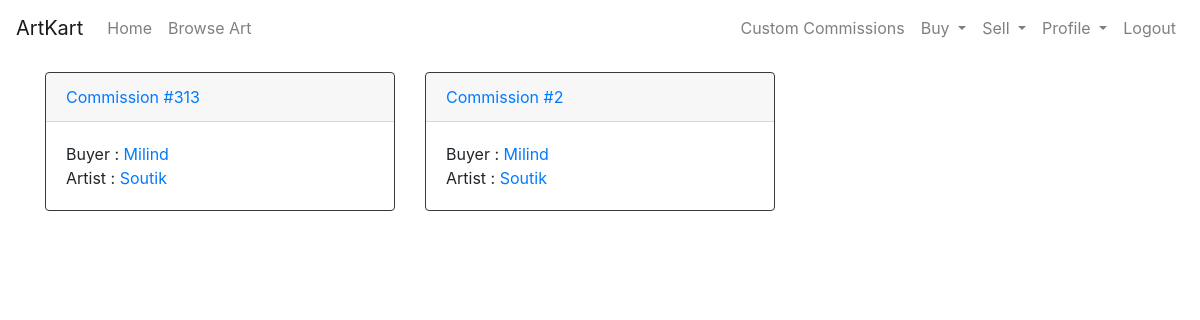
The app's page /custom/order/ (signed in), older data.
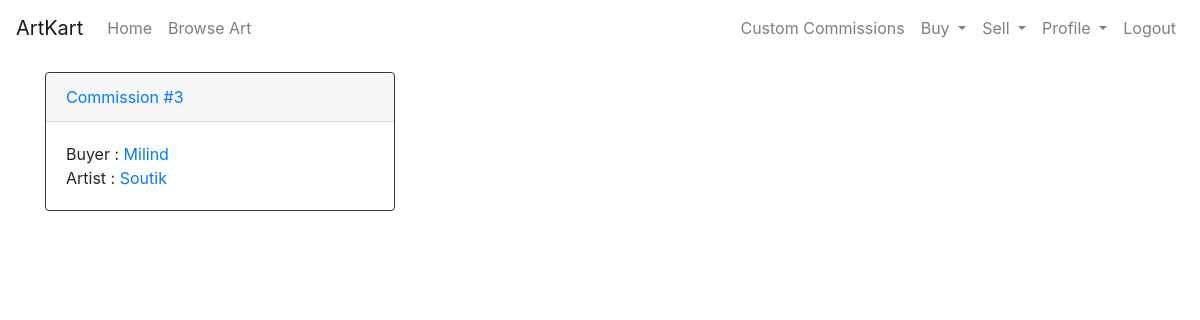
The same page, newer data.
### blog/models.py (models this page shows)
class CustomOrder(models.Model):
    buyer = models.ForeignKey(User, on_delete=models.CASCADE, related_name='order_buyer')
    seller = models.ForeignKey(User, on_delete=models.CASCADE, related_name='order_seller')
    title = models.CharField(max_length=100)
    description = models.TextField()
    price = models.DecimalField(default=0, decimal_places=2, max_digits=10)
    description_update_date = models.DateTimeField(default=datetime.now)
    phase_0 = models.BooleanField(default=False) #buyer has placed order
    phase_1 = models.BooleanField(default=False) #seller has seen the order
    rejected = models.BooleanField(default=False) #order rejected by seller
    image = models.ImageField(default='none.png', upload_to='art') #seller
    image_update_date = models.DateTimeField(default=datetime.now)
    phase_2 = models.BooleanField(default=False) #buyer confirms

### blog/views.py (the view)
# urls.py: path('custom/order/', views.custom_order_list, name='list-custom'),
@login_required
def custom_order_list(request):
    context = {
        'posts' : CustomOrder.objects.filter(buyer=request.user.id) | CustomOrder.objects.filter(seller=request.user.id)
    }
    return render(request, 'blog/custom_order_list.html', context)

### blog/templates/blog/custom_order_list.html
{% extends "blog/base.html" %}
{% load static %}
{% block content %}
<div class="container">
    <div class="row py-3">
        <div class="col" id="main">
            <div class="row row-cols-3">
                {% for post in posts %}
                <div class="col mb-3">
                    <div class="card border-dark">
                        <div class="card-header"><a href="{% url 'item-custom' post.id %}">{{ post.title | capfirst }}</a></div>
                        <div class="card-body">
                            <p class="card-text">
                                Buyer : <a class="mr-2" href="{% url 'user-profile' post.buyer.id %}">{{ post.buyer.username | capfirst }}</a> <br>
                                Artist : <a class="mr-2" href="{% url 'user-profile' post.seller.id %}">{{ post.seller.username | capfirst }}</a>
                            </p>
                        </div>
                    </div>
                </div>
                {% endfor %}
            </div>
        </div>
    </div>
</div>
{% endblock content %}

Row changes from the older to the newer data that the page shows:
removed CustomOrder: title "Commission #313", buyer.username "Milind", seller.username "Soutik"
removed CustomOrder: title "Commission #2", buyer.username "Milind", seller.username "Soutik"
added CustomOrder: title "Commission #3", buyer.username "Milind", seller.username "Soutik"
